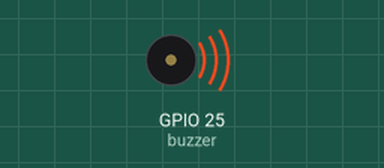
Recording of a program running on a simulated ESP32 board running MicroPython. Parts: buzzer (waves = sounding). Random numbers come from a fixed seed; what the program prints to the serial console is not drawn.

Above: at 0.1 s.
Timing chart, 0 to 40.0 s (numbered marks = the images above):
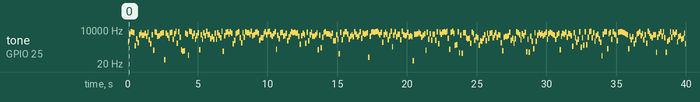

The program:

radombuzzer.py
```python
import machine
import time , os
from random import *
#p16 = machine.Pin(16)
#pwm16 = machine.PWM(p16)
a = 25
buzzer = machine.PWM(machine.Pin(25), duty=512)
while True:
	i = randint(25, 7812)         #generates a random number form 25 to 7812
            #set buzzer's tone immediately to random_tone
	buzzer.freq(i)
	time.sleep(0.1)              # wait half a second
	print(buzzer.freq() )         #prints the buzzer's current tone
```

Measured:
- by itself, tone on GPIO 25 (buzzer): plays 1125 Hz for 0.10 s, 4687 Hz for 0.10 s, 6967 Hz for 0.10 s, 6597 Hz for 0.10 s, 6281 Hz for 0.10 s, 541 Hz for 0.10 s … (400 notes in this stretch)
